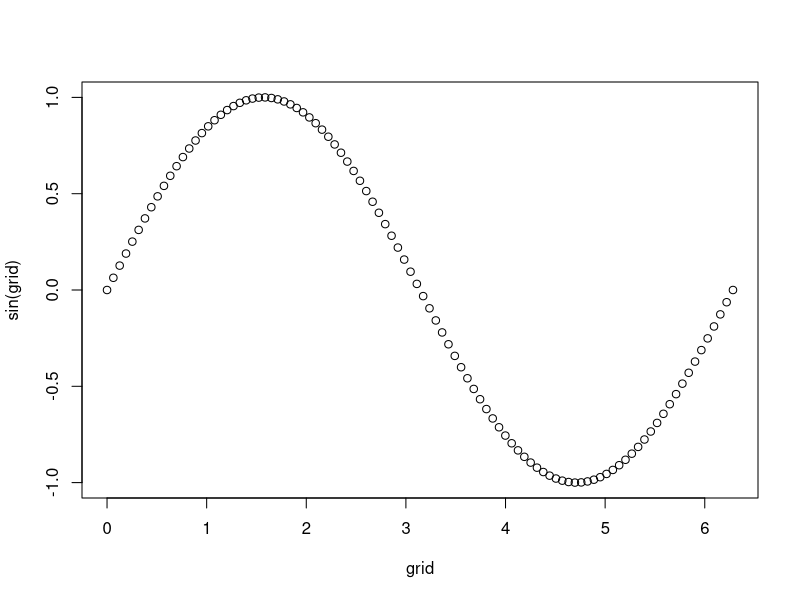

This chart was generated by the following R code: (Note: this script raises an error after producing the figure.)
## ---- chunk 1
library(lazyeval)
knitr::opts_chunk$set(collapse = TRUE, comment = "#>")
## ---- chunk 2
    grid <- seq(0, 2 * pi, length = 100)
    plot(grid, sin(grid))
## ---- chunk 3
    df <- data.frame(x = c(1, 5, 4, 2, 3), y = c(2, 1, 5, 4, 3))
    
    with(df, mean(x))
    subset(df, x == y)
    transform(df, z = x + y)
## ---- chunk 4
foo <- function(x) deparse(substitute(x))
foo(x + y)
## ---- chunk 5
    foo({
      a + b
      c + d
    })
## ---- chunk 6
    bar <- function(x) foo(x)
    bar(a + b)
## ---- chunk 7
foo <- function(x) expr_text(x)
bar <- function(x) foo(x)
   
foo({
  a + b
  c + d
})
bar(a + b)
## ---- chunk 8
expr_label(x)
expr_label(a + b + c)
expr_label(foo({
  x + y
}))
## ---- chunk 9
f <- ~ x + y + z
typeof(f)
attributes(f)
## ---- chunk 10
length(f)
# The 1st element is always ~
f[[1]]
# The 2nd element is the quoted expression
f[[2]]
## ---- chunk 11
g <- y ~ x + z
length(g)
# The 1st element is still ~
g[[1]]
# But now the 2nd element is the LHS
g[[2]]
# And the 3rd element is the RHS
g[[3]]
## ---- chunk 12
f_rhs(f)
f_lhs(f)

f_rhs(g)
f_lhs(g)
## ---- chunk 13
f <- ~ 1 + 2 + 3
f_eval(f)
## ---- chunk 14
foo <- function(x) {
  ~ 1000 + x
}
f <- foo(10)
f
f_eval(f)
## ---- chunk 15
f
f_unwrap(f)
## ---- chunk 16
f_eval(~ mean(cyl), data = mtcars)
## ---- chunk 17
subset <- function(df, subset) {
  rows <- f_eval(subset, df)
  if (!is.logical(rows)) {
    stop("`subset` must be logical.", call. = FALSE)
  }
  
  rows <- rows & !is.na(rows)
  df[rows, , drop = FALSE]
}

df <- data.frame(x = 1:5, y = 5:1)
subset(df, ~ x <= 2)
subset(df, ~ x == y)
## ---- chunk 18
threshold_x <- function(df, threshold) {
  subset(df, ~ x > threshold)
}
threshold_x(df, 3)
## ---- chunk 19
    df2 <- data.frame(y = 5:1)
    
    # Throws an error
    threshold_x(df2, 3)
    
    # Silently gives the incorrect result!
    x <- 5
    threshold_x(df2, 3)
## ---- chunk 20
    df3 <- data.frame(x = 1:5, y = 5:1, threshold = 4)
    threshold_x(df3, 3)
## ---- chunk 21
threshold_x <- function(df, threshold) {
  subset(df, ~ .data$x > .env$threshold)
}

threshold_x(df2, 3)
threshold_x(df3, 3)
## ---- chunk 22
threshold <- function(df, variable, threshold) {
  stopifnot(is.character(variable), length(variable) == 1)
  
  subset(df, ~ .data[[.env$variable]] > .env$threshold)
}
threshold(df, "x", 4)
## ---- chunk 23
threshold <- function(df, variable = ~x, threshold = 0) {
  subset(df, ~ uq(variable) > .env$threshold)
}

threshold(df, ~ x, 4)
threshold(df, ~ abs(x - y), 2)
## ---- chunk 24
f_interp(~ 1 + uq(1 + 1))

x <- 100
f_interp(~ 1 + uq(x))
## ---- chunk 25
z <- ~ x + y
f_interp(~ mean( uq(z) ))
## ---- chunk 26
formula <- y ~ x
f_interp(~ lm(uq(formula), data = df))
## ---- chunk 27
f_interp(~ lm(uqf(formula), data = df))
## ---- chunk 28
extra_args <- list(na.rm = TRUE, trim = 0.9)
f_interp(~ mean(x, uqs(extra_args)))
## ---- chunk 29
subset_ <- function(df, subset) {
  rows <- f_eval(subset, df)
  if (!is.logical(rows)) {
    stop("`subset` must be logical.", call. = FALSE)
  }
  
  rows <- rows & !is.na(rows)
  df[rows, , drop = FALSE]
}
## ---- chunk 30
subset <- function(df, expr) {
  subset_(df, f_capture(expr))
}
subset(df, x == 1)
## ---- chunk 31
scramble <- function(df) {
  df[sample(nrow(df)), , drop = FALSE]
}
subscramble <- function(df, expr) {
  scramble(subset(df, expr))
}
subscramble(df, x < 4)
## ---- chunk 32
mutate <- function(`_df`, ...) {
  args <- list(...)
  
  for (nm in names(args)) {
    `_df`[[nm]] <- f_eval(args[[nm]], `_df`)
  }
  
  `_df`
}

df <- data.frame(x = 1:5, y = sample(5))
mutate(df, z = ~ x + y, z2 = ~ z * 2)
## ---- chunk 33
f_list("x" ~ y, z = ~z)
## ---- chunk 34
mutate <- function(`_df`, ...) {
  args <- f_list(...)
  
  for (nm in names(args)) {
    `_df`[[nm]] <- f_eval(args[[nm]], `_df`)
  }
  
  `_df`
}
## ---- chunk 35
double <- function(df, var) {
  if (!is_formula(var)) {
    stop("`var` must be a formula", call. = FALSE)
  }
  var_name <- f_rhs(var)
  if (!is.name(var_name)) {
    stop("`var` must be of the form `~ var`", call. =
        FALSE)
  }

  mutate(df, paste0(var_name, "2") ~ uq(var) * 2)
}
double(df, ~ x)
